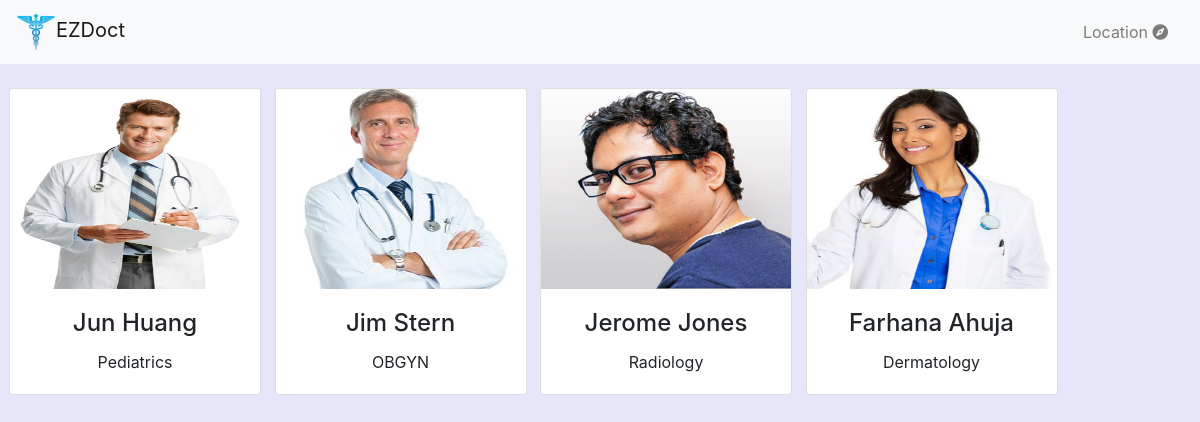
The page /home/our_team/ on the database its author committed.
### scheduling/models.py (models this page shows)
class Doctor(models.Model):
    upin = models.AutoField(primary_key=True) #unique physician identification number
    user = models.OneToOneField(User, on_delete=models.CASCADE) #user id
    user.user_type = "doctor"
    specialty = models.CharField(max_length=20, blank=False)
    picture = models.ImageField(upload_to = 'doctors', blank=False)
    def __str__(self):
        return str(self.user)

class User(AbstractUser):
    users = (
        ('doctor', 'Doctor'),
        ('patient', 'Patient'),
        ('assistant', 'Assistant'),
    )
    user_type = models.CharField(choices=users, max_length=9)
    def __str__(self):
        return self.first_name  + " " + self.last_name

### scheduling/views/user.py (the view)
# urls.py: path('our_team/',user.our_team,name='our_team'),
def our_team(request):
    doctors = Doctor.objects.all()
    print(doctors)
    args = {"doctors" : doctors}
    return render(request, 'scheduling/our_team.html', args)

### scheduling/templates/scheduling/our_team.html (shortened to what this page needs)
{% extends 'scheduling/base.html' %}
{% load staticfiles %}
{% load static %}
{% load crispy_forms_tags %}
{% block content %}
<nav class="navbar navbar-expand-lg navbar-light bg-light">
    <div class="d-flex flex-grow-1">
        <a class="navbar-brand d-none d-lg-inline-block" href="{% url 'login' %}">
            <img src="{% static 'images/caduceus.png' %}" alt="Logo" style="width:40px;">EZDoct
        </a>
        <div class="w-100 text-right">
        </div>
    </div>
    <div class="collapse navbar-collapse flex-grow-1 text-right" id="myNavbar">
        <ul class="navbar-nav ml-auto flex-nowrap">
            <li class="nav-item">
                <a href="#" class="nav-link m-2 menu-item" data-toggle="modal" data-target="#location">Location
                    <i class="fa fa-compass"></i></a>
            </li>
        </ul>
    </div>
</nav>
<br>
<div id="doctors">
    {% for doctor in doctors %}
    <div class="card">
        <img class="card-img-top img-fluid" src="{{ doctor.picture.url }}" alt="Card image">
        <div class="card-body center">
            <h4 class="card-title">{{ doctor.user }}</h4>
            <p class="card-text">{{ doctor.specialty }}</p>
        </div>
    </div>
    {% endfor %}
</div>
{% endblock %}

### scheduling/static/css/login.css (style rules this page uses)
body, html { width: 100%; height: 100%; background-color: #e6e6fa; overflow: hidden; }
.center { text-align: center; }
nav { height: 8vh; }
#doctors>* { display: inline; }
.card-img-top { width: 250px; height: 200px; }
#doctors > * { display: inline-block; }

### rows shown on the page
Doctor: picture (picture), user "Jun Huang", specialty "Pediatrics"
Doctor: picture (picture), user "Jim Stern", specialty "OBGYN"
Doctor: picture (picture), user "Jerome Jones", specialty "Radiology"
Doctor: picture (picture), user "Farhana Ahuja", specialty "Dermatology"
